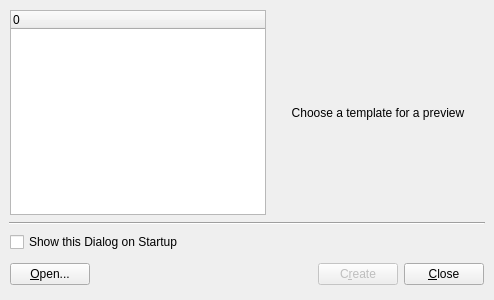
<ui version="4.0" >
 <author></author>
  <comment>*********************************************************************
**
** Copyright (C) 1992-2006 Trolltech ASA. All rights reserved.
**
** This file is part of the Qt Designer of the Qt Toolkit.
**
** This file may be used under the terms of the GNU General Public
** License version 2.0 as published by the Free Software Foundation
** and appearing in the file LICENSE.GPL included in the packaging of
** this file.  Please review the following information to ensure GNU
** General Public Licensing requirements will be met:
** http://www.trolltech.com/products/qt/opensource.html
**
** If you are unsure which license is appropriate for your use, please
** review the following information:
** http://www.trolltech.com/products/qt/licensing.html or contact the
** sales department at sales@trolltech.com.
**
** This file is provided AS IS with NO WARRANTY OF ANY KIND, INCLUDING THE
** WARRANTY OF DESIGN, MERCHANTABILITY AND FITNESS FOR A PARTICULAR PURPOSE.
**
*********************************************************************</comment>
 <exportmacro></exportmacro>
 <class>NewForm</class>
 <widget class="QDialog" name="NewForm" >
  <property name="geometry" >
   <rect>
    <x>0</x>
    <y>0</y>
    <width>494</width>
    <height>300</height>
   </rect>
  </property>
  <property name="windowTitle" >
   <string>New Form</string>
  </property>
  <layout class="QVBoxLayout" >
   <property name="margin" >
    <number>9</number>
   </property>
   <property name="spacing" >
    <number>6</number>
   </property>
   <item>
    <layout class="QHBoxLayout" >
     <property name="margin" >
      <number>1</number>
     </property>
     <property name="spacing" >
      <number>6</number>
     </property>
     <item>
      <widget class="QTreeWidget" name="treeWidget" >
       <property name="geometry" >
        <rect>
         <x>1</x>
         <y>1</y>
         <width>256</width>
         <height>205</height>
        </rect>
       </property>
       <property name="sizePolicy" >
        <sizepolicy>
         <hsizetype>1</hsizetype>
         <vsizetype>7</vsizetype>
         <horstretch>0</horstretch>
         <verstretch>0</verstretch>
        </sizepolicy>
       </property>
       <property name="iconSize" >
        <size>
         <width>128</width>
         <height>128</height>
        </size>
       </property>
       <property name="rootIsDecorated" >
        <bool>false</bool>
       </property>
       <property name="columnCount" >
        <number>1</number>
       </property>
       <column>
        <property name="text" >
         <string>0</string>
        </property>
       </column>
      </widget>
     </item>
     <item>
      <widget class="QLabel" name="lblPreview" >
       <property name="geometry" >
        <rect>
         <x>263</x>
         <y>1</y>
         <width>212</width>
         <height>205</height>
        </rect>
       </property>
       <property name="sizePolicy" >
        <sizepolicy>
         <hsizetype>7</hsizetype>
         <vsizetype>5</vsizetype>
         <horstretch>0</horstretch>
         <verstretch>0</verstretch>
        </sizepolicy>
       </property>
       <property name="lineWidth" >
        <number>1</number>
       </property>
       <property name="text" >
        <string>Choose a template for a preview</string>
       </property>
       <property name="alignment" >
        <set>Qt::AlignCenter</set>
       </property>
       <property name="margin" >
        <number>5</number>
       </property>
      </widget>
     </item>
    </layout>
   </item>
   <item>
    <widget class="QFrame" name="horizontalLine" >
     <property name="geometry" >
      <rect>
       <x>9</x>
       <y>222</y>
       <width>476</width>
       <height>3</height>
      </rect>
     </property>
     <property name="frameShape" >
      <enum>QFrame::HLine</enum>
     </property>
     <property name="frameShadow" >
      <enum>QFrame::Sunken</enum>
     </property>
    </widget>
   </item>
   <item>
    <layout class="QGridLayout" >
     <property name="margin" >
      <number>1</number>
     </property>
     <property name="spacing" >
      <number>6</number>
     </property>
     <item row="1" column="0" >
      <widget class="QPushButton" name="openButton" >
       <property name="geometry" >
        <rect>
         <x>1</x>
         <y>27</y>
         <width>103</width>
         <height>32</height>
        </rect>
       </property>
       <property name="text" >
        <string>&amp;Open...</string>
       </property>
      </widget>
     </item>
     <item row="1" column="1" >
      <spacer>
       <property name="geometry" >
        <rect>
         <x>110</x>
         <y>27</y>
         <width>147</width>
         <height>32</height>
        </rect>
       </property>
       <property name="orientation" >
        <enum>Qt::Horizontal</enum>
       </property>
       <property name="sizeHint" >
        <size>
         <width>61</width>
         <height>32</height>
        </size>
       </property>
      </spacer>
     </item>
     <item row="1" column="2" >
      <widget class="QPushButton" name="createButton" >
       <property name="enabled" >
        <bool>false</bool>
       </property>
       <property name="geometry" >
        <rect>
         <x>263</x>
         <y>27</y>
         <width>103</width>
         <height>32</height>
        </rect>
       </property>
       <property name="text" >
        <string>C&amp;reate</string>
       </property>
       <property name="autoDefault" >
        <bool>false</bool>
       </property>
       <property name="default" >
        <bool>true</bool>
       </property>
      </widget>
     </item>
     <item row="1" column="3" >
      <widget class="QPushButton" name="closeButton" >
       <property name="geometry" >
        <rect>
         <x>372</x>
         <y>27</y>
         <width>103</width>
         <height>32</height>
        </rect>
       </property>
       <property name="text" >
        <string>&amp;Close</string>
       </property>
       <property name="autoDefault" >
        <bool>false</bool>
       </property>
       <property name="default" >
        <bool>false</bool>
       </property>
      </widget>
     </item>
     <item row="0" column="0" colspan="2" >
      <widget class="QCheckBox" name="chkShowOnStartup" >
       <property name="geometry" >
        <rect>
         <x>1</x>
         <y>1</y>
         <width>256</width>
         <height>20</height>
        </rect>
       </property>
       <property name="text" >
        <string>Show this Dialog on Startup</string>
       </property>
      </widget>
     </item>
    </layout>
   </item>
  </layout>
 </widget>
 <pixmapfunction></pixmapfunction>
 <resources/>
 <connections/>
</ui>
